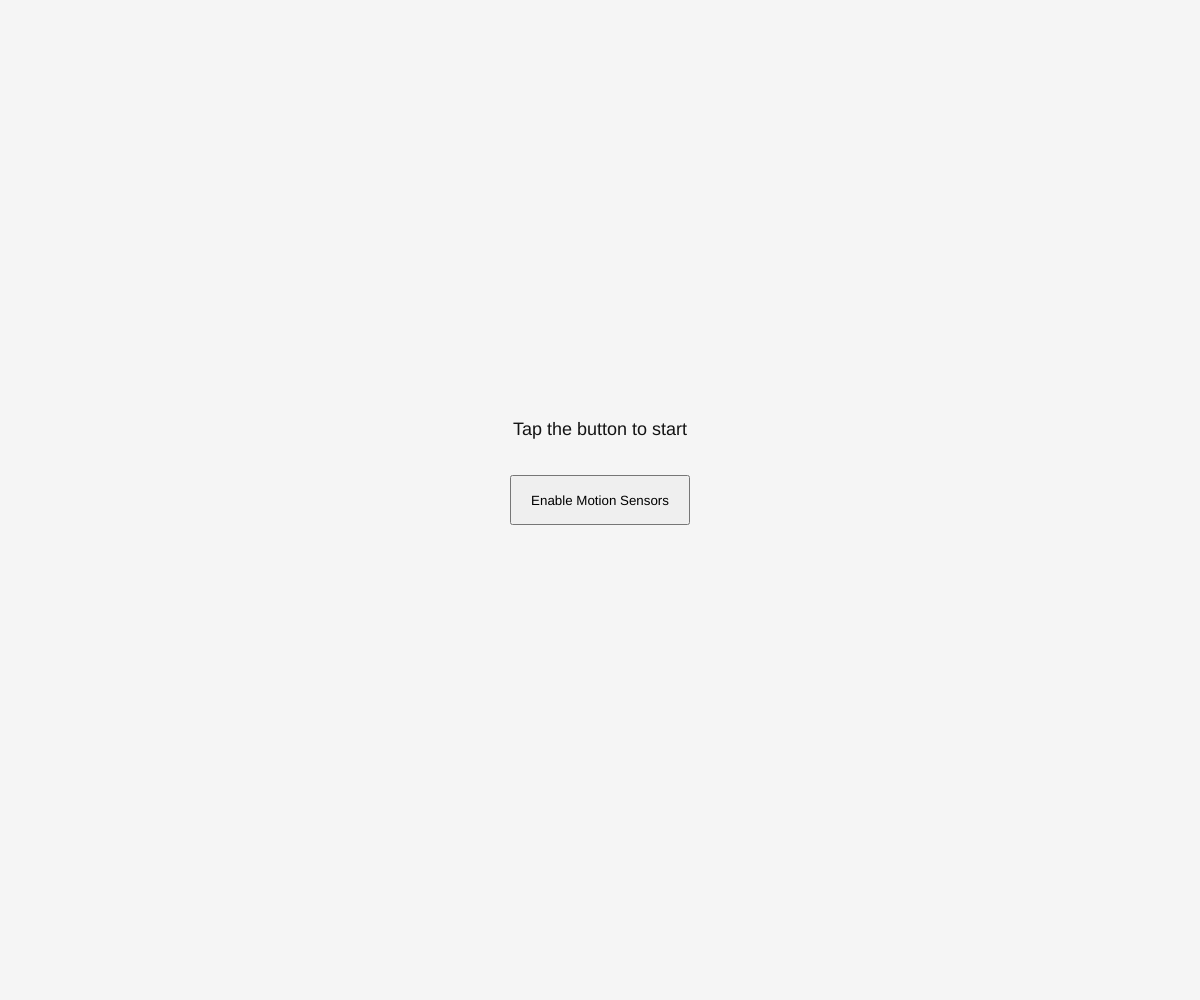
Frame 1 (no input)
Frame 60 (no input): identical to frame 1, image omitted
Frame 120 (the mouse pressed at the canvas centre since frame 60): blank canvas, image omitted

The p5.js sketch that drew this single still picture (run headless with seeded random() and noise() and a simulated clock; from frame 60 on, the mouse is pressed at the canvas centre):

// p5.js sketch
// ── sketch.js
// Scoop Everything
// Mobile motion interaction experiment
let sensorsEnabled = false;
let button;

// SCOOP SETTINGS
let scoops = [];
let readyToScoop = true;

// Based on tests:
// scoop X was roughly -0.8 to -1.4
let scoopTrigger = -0.7;

// Phone must come back past this
// before another scoop is allowed
let resetTrigger = -0.3;


function setup() {

  createCanvas(windowWidth, windowHeight);
  textAlign(CENTER, CENTER);

  button = createButton("Enable Motion Sensors");

  button.position(
    width / 2 - 90,
    height / 2 - 25
  );

  button.size(180, 50);

  button.mousePressed(enableSensors);
}


function draw() {

  background(245);


  // -------------------------
  // BEFORE SENSOR PERMISSION
  // -------------------------

  if (!sensorsEnabled) {

    fill(20);
    noStroke();

    textSize(18);

    text(
      "Tap the button to start",
      width / 2,
      height / 2 - 70
    );

    return;
  }


  // -------------------------
  // DETECT SCOOP
  // -------------------------

  // Scoop tests were around
  // X = -0.8 to -1.4
  if (
    rotationX < scoopTrigger &&
    readyToScoop &&
    scoops.length < 4
  ) {

    addScoop();

    // Prevent one movement from
    // creating lots of circles
    readyToScoop = false;
  }


  // -------------------------
  // RESET FOR NEXT SCOOP
  // -------------------------

  // Bring phone back toward
  // normal position
  if (rotationX > resetTrigger) {

    readyToScoop = true;

  }


  // -------------------------
  // DRAW SCOOPS
  // -------------------------

  for (let i = 0; i < scoops.length; i++) {

    let s = scoops[i];

    // Make the scoop fall
    // into the screen
    s.y = lerp(
      s.y,
      s.targetY,
      0.08
    );


    noStroke();


    // Temporary colours
    if (i === 0) {
      fill(255, 190, 200);
    }

    if (i === 1) {
      fill(190, 220, 255);
    }

    if (i === 2) {
      fill(220, 195, 255);
    }

    if (i === 3) {
      fill(255, 225, 170);
    }


    circle(
      s.x,
      s.y,
      s.size
    );
  }


  // -------------------------
  // TEXT
  // -------------------------

  fill(20);
  noStroke();

  textSize(18);


  if (scoops.length === 0) {

    text(
      "Scoop!",
      width / 2,
      height - 50
    );

  } else if (scoops.length < 4) {

    text(
      scoops.length + " / 4",
      width / 2,
      height - 50
    );

  } else {

    text(
      "4 / 4",
      width / 2,
      height - 50
    );

  }
}


// -------------------------
// ADD ONE SCOOP
// -------------------------

function addScoop() {

  let number = scoops.length;

  scoops.push({

    x: width / 2,

    // Starts OUTSIDE screen
    y: -80,

    // Each new scoop stacks
    // slightly higher
    targetY:
      height * 0.72 -
      number * 75,

    size: 110

  });
}


// -------------------------
// SENSOR PERMISSION
// KEEP THIS SECTION
// -------------------------

function enableSensors() {

  if (
    typeof DeviceOrientationEvent !== "undefined" &&
    typeof DeviceOrientationEvent.requestPermission === "function"
  ) {

    DeviceOrientationEvent.requestPermission()

      .then(function(response) {

        if (response === "granted") {

          sensorsEnabled = true;

          button.remove();

        } else {

          alert(
            "Motion sensor permission was not granted."
          );

        }

      })

      .catch(function(error) {

        alert(
          "Sensor error: " + error
        );

      });

  } else {

    sensorsEnabled = true;

    button.remove();

  }
}


// -------------------------
// RESIZE
// -------------------------

function windowResized() {

  resizeCanvas(
    windowWidth,
    windowHeight
  );

  if (button) {

    button.position(
      width / 2 - 90,
      height / 2 - 25
    );

  }
}
